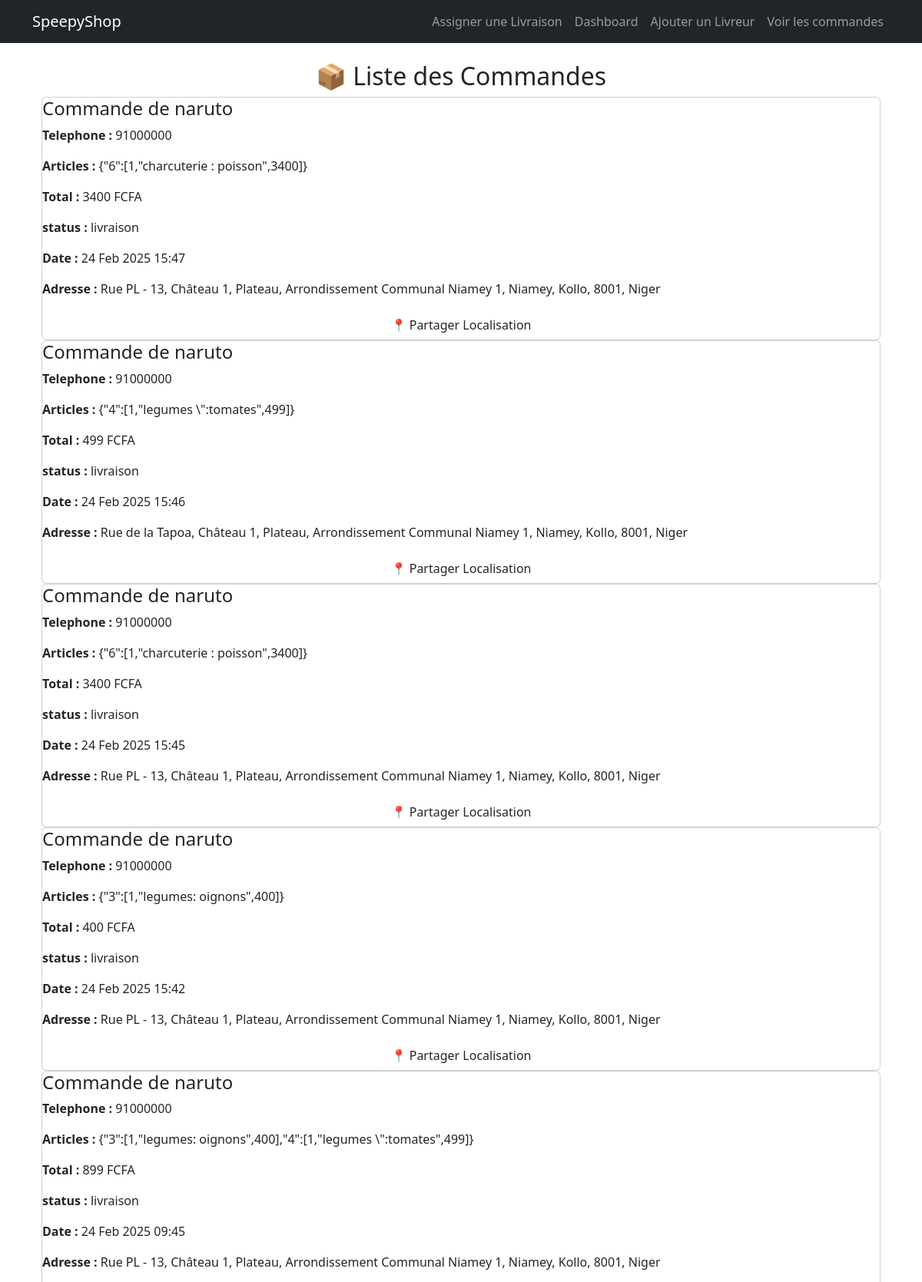
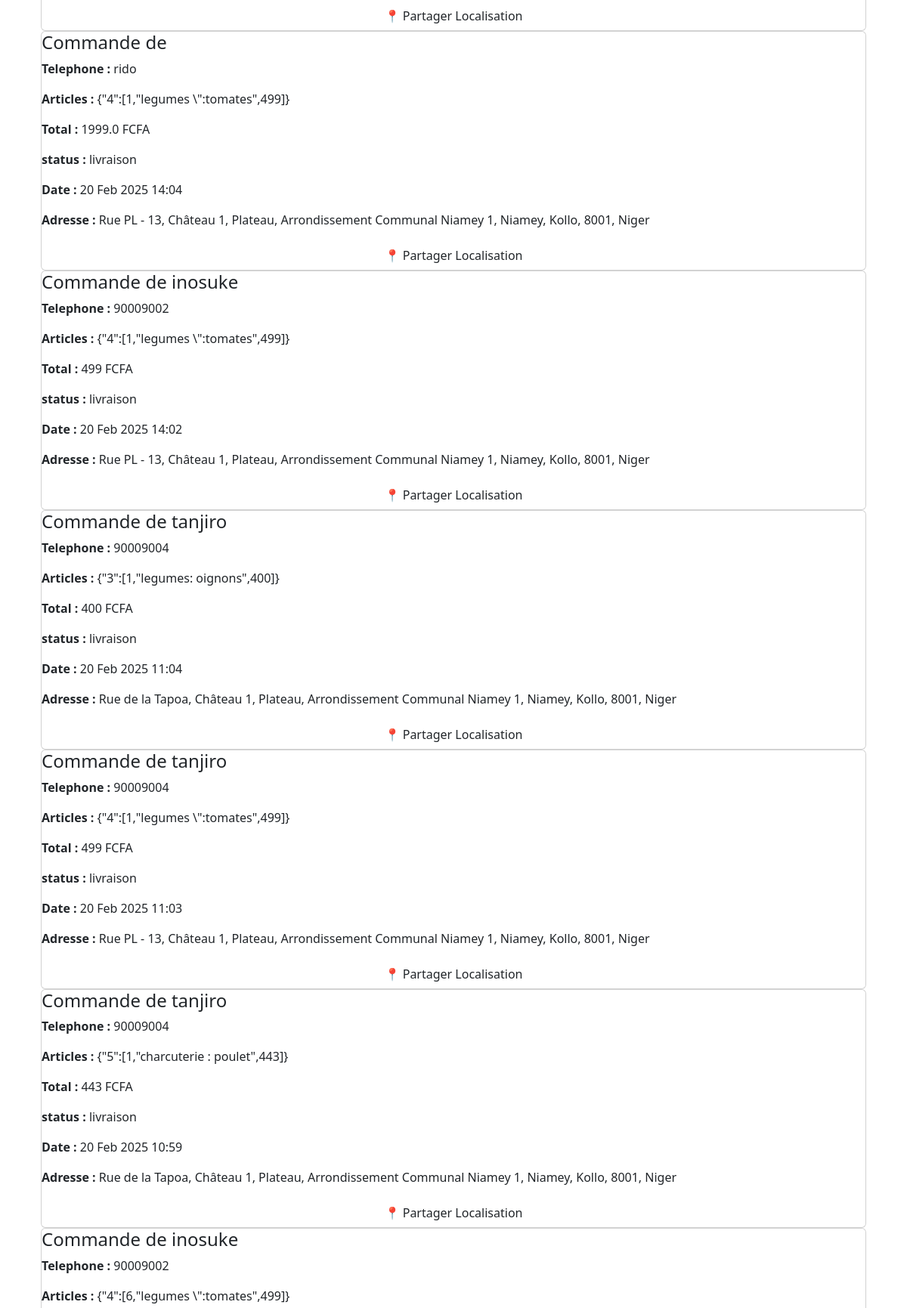
Screenshot of /com (upper part) with the database file from the repository (2 pictures, top to bottom).
### boutique/models.py (models this page shows, shortened)
class Commande(models.Model):
    user = models.ForeignKey(User, on_delete=models.CASCADE, null=True, blank=True)  # Association avec l'utilisateur
    items = models.CharField(max_length=300)
    total = models.CharField(max_length=200)
    date_commande = models.DateTimeField(auto_now_add=True)
    latitude = models.FloatField(null=True, blank=True)  # Champ pour la latitude
    longitude = models.FloatField(null=True, blank=True)  # Champ pour la longitude
    adresse = models.CharField(max_length=255, null=True, blank=True)  # Adresse optionnelle
    statu_choices = [
        ('Normale 1000 FCFA', 'Normale 1000 FCFA'),
        ('Express 1500 FCFA', 'Express 1500 FCFA'),
    ]
    statu = models.CharField(max_length=108, choices=statu_choices, default='Normale 1000 FCFA')
    class Meta:
        ordering = ['-date_commande']

### livraison/views.py (the view)
# urls.py: path('com', views.com , name='com')
def com(request):
    comm = Commande.objects.all().order_by('-date_commande')
    return render (request , 'com.html',{'com':comm})

### templates/com.html (shortened to what this page needs)
{% extends 'base.html' %}
{% load static %}
{% block content %}
<body>
    <div class="container">
        <h2 class="text-center">📦 Liste des Commandes</h2>
        {% for comm in com %}
        <div class="card">
            <h4>Commande de {{ comm.user.first_name }}</h4>
            <p><strong> Telephone :</strong> {{ comm.user.username }}</p>
            <p><strong>Articles :</strong> {{ comm.items }}</p>
            <p><strong>Total :</strong> {{ comm.total }} FCFA</p>
            <p><strong>status :</strong> livraison {{ comm.status }} </p>
            <p><strong>Date :</strong> {{ comm.date_commande|date:"d M Y H:i" }}</p>
            {% if comm.adresse %}
                <p><strong>Adresse :</strong> {{ comm.adresse }}</p>
            {% endif %}
            {% if comm.latitude and comm.longitude %}
                <a href="https://wa.me/?text=📍 Localisation de la commande : https://www.google.com/maps?q={{ comm.latitude }},{{ comm.longitude }}"
                   class="btn btn-whatsapp" target="_blank">
                    📍 Partager Localisation
                </a>
            {% else %}
                <p class="text-muted">Localisation non disponible</p>
            {% endif %}
        </div>
        {% empty %}
        <p class="text-center">Aucune commande trouvée.</p>
        <pre>{{ comm|safe }}</pre>
        {% endfor %}
    </div>
</body>
{% endblock %}

### rows the page displays
Commande: user.first_name "naruto", user.username "91000000", items "{\"6\":[1,\"charcuterie : poisson\",3400]}", total "3400", date_commande "24 Feb 2025 15:47", adresse "Rue PL - 13, Château 1, Plateau, Arrondissement Communal Niamey 1, Niamey, Kollo, 8001, Niger"
Commande: user.first_name "naruto", user.username "91000000", items "{\"4\":[1,\"legumes \\\":tomates\",499]}", total "499", date_commande "24 Feb 2025 15:46", adresse "Rue de la Tapoa, Château 1, Plateau, Arrondissement Communal Niamey 1, Niamey, Kollo, 8001, Niger"
Commande: user.first_name "naruto", user.username "91000000", items "{\"6\":[1,\"charcuterie : poisson\",3400]}", total "3400", date_commande "24 Feb 2025 15:45", adresse "Rue PL - 13, Château 1, Plateau, Arrondissement Communal Niamey 1, Niamey, Kollo, 8001, Niger"
Commande: user.first_name "naruto", user.username "91000000", items "{\"3\":[1,\"legumes: oignons\",400]}", total "400", date_commande "24 Feb 2025 15:42", adresse "Rue PL - 13, Château 1, Plateau, Arrondissement Communal Niamey 1, Niamey, Kollo, 8001, Niger"
Commande: user.first_name "naruto", user.username "91000000", items "{\"3\":[1,\"legumes: oignons\",400],\"4\":[1,\"legumes \\\":tomates\",499]}", total "899", date_commande "24 Feb 2025 09:45", adresse "Rue PL - 13, Château 1, Plateau, Arrondissement Communal Niamey 1, Niamey, Kollo, 8001, Niger"
Commande: user.username "rido", items "{\"4\":[1,\"legumes \\\":tomates\",499]}", total "1999.0", date_commande "20 Feb 2025 14:04", adresse "Rue PL - 13, Château 1, Plateau, Arrondissement Communal Niamey 1, Niamey, Kollo, 8001, Niger"
Commande: user.first_name "inosuke", user.username "90009002", items "{\"4\":[1,\"legumes \\\":tomates\",499]}", total "499", date_commande "20 Feb 2025 14:02", adresse "Rue PL - 13, Château 1, Plateau, Arrondissement Communal Niamey 1, Niamey, Kollo, 8001, Niger"
Commande: user.first_name "tanjiro", user.username "90009004", items "{\"3\":[1,\"legumes: oignons\",400]}", total "400", date_commande "20 Feb 2025 11:04", adresse "Rue de la Tapoa, Château 1, Plateau, Arrondissement Communal Niamey 1, Niamey, Kollo, 8001, Niger"
Commande: user.first_name "tanjiro", user.username "90009004", items "{\"4\":[1,\"legumes \\\":tomates\",499]}", total "499", date_commande "20 Feb 2025 11:03", adresse "Rue PL - 13, Château 1, Plateau, Arrondissement Communal Niamey 1, Niamey, Kollo, 8001, Niger"
Commande: user.first_name "tanjiro", user.username "90009004", items "{\"5\":[1,\"charcuterie : poulet\",443]}", total "443", date_commande "20 Feb 2025 10:59", adresse "Rue de la Tapoa, Château 1, Plateau, Arrondissement Communal Niamey 1, Niamey, Kollo, 8001, Niger"
Commande: user.first_name "inosuke", user.username "90009002", items "{\"4\":[6,\"legumes \\\":tomates\",499]}"
